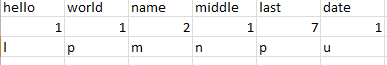
#> input picture file/a.png, 387 x 65 px; its folder holds only this picture in this run
$ python run.py
#> lines starting #> are read from the running program, lines starting #| are printed output that depends on the picture; after the words box and inside, x2 and y2 are one past the last pixel; in counts of white or black regions, pixels touching at a corner belong together
import pytesseract
import pandas as pd
import cv2
from PIL import Image
import numpy as np
import os

# Function to preprocess the image for better OCR accuracy
def preprocess_image(image_path):
#> called with image_path = 'file/a.png'
    image = cv2.imread(image_path, cv2.IMREAD_GRAYSCALE)
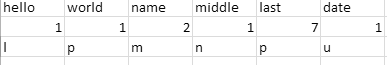
#> image: shape (65, 387); min 0, max 255, mean 245.4
    _, binary_image = cv2.threshold(image, 128, 255, cv2.THRESH_BINARY | cv2.THRESH_OTSU)
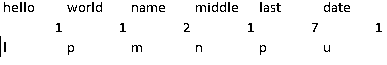
#> binary_image: shape (65, 387); 96.3% white; black in thin lines or dots, all inside (x1, y1, x2, y2) = (0, 2, 382, 57)
    return binary_image

# Function to perform OCR and extract structured data
def extract_table_from_image(folder_path):
    table = []
    for filename in os.listdir(folder_path):
        if filename.endswith(('.png', '.jpg', '.jpeg', '.bmp', '.tiff')):
            image_path = os.path.join(folder_path, filename)

            preprocessed_image = preprocess_image(image_path)
            pil_image = Image.fromarray(preprocessed_image)
#> (the run stopped early here; a loop or call above may not have finished)

$ run again, on file/b.png
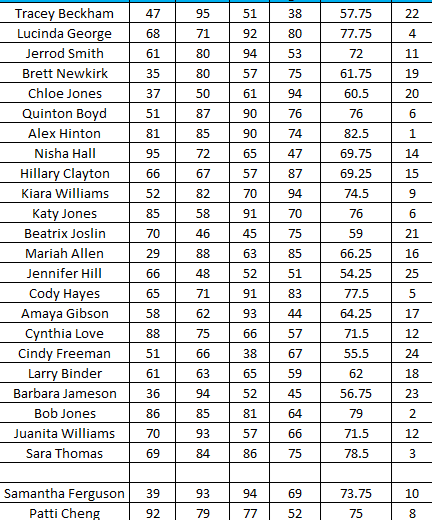
#> input picture file/b.png, 433 x 522 px
#> in preprocess_image, `image = cv2.imread(image_path, cv2.IMREAD_GRAYSCALE)`:
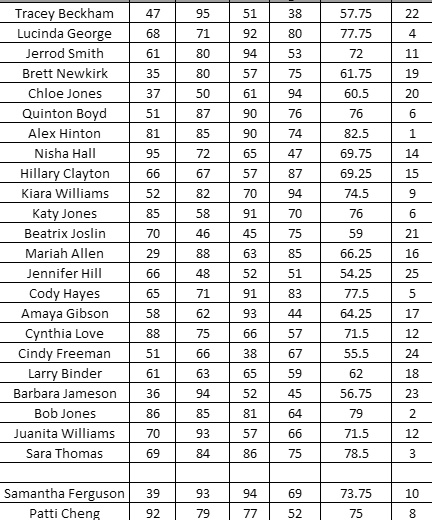
#> image: shape (522, 433); min 0, max 255, mean 225.9
#> in preprocess_image, `_, binary_image = cv2.threshold(image, 128, 255, cv2.THRESH_BINARY | c..`:
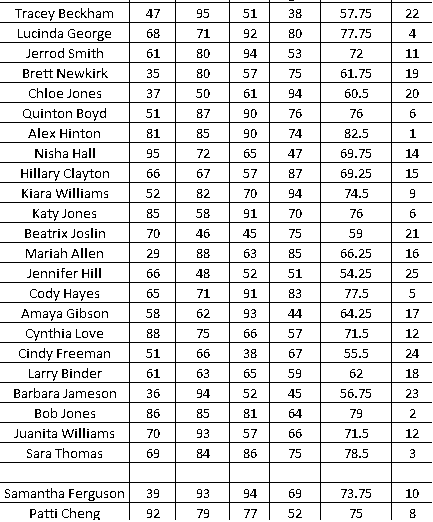
#> binary_image: shape (522, 433); 88% white; black in thin lines or dots
